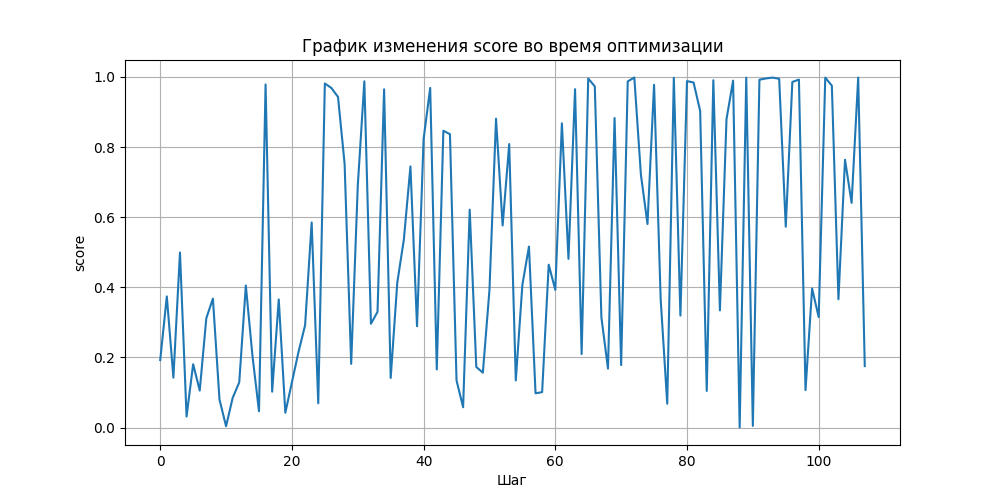
#> input picture logs/CVPR2024-FAS config_1/cutout/scores_plot.png, 1000 x 500 px, found by its file name
$ jupyter execute combine_score_plots.ipynb
#> lines starting #> are read from the running program, lines starting #| are printed output that depends on the picture
[cell 1]
from pathlib import Path
from tqdm import tqdm

import os, re, math
from PIL import Image, ImageDraw, ImageFont
import matplotlib.pyplot as plt
import numpy as np

import matplotlib.pyplot as plt
import os
import matplotlib.image as mpimg

[cell 2]
model_name = 'CVPR2024-FAS'  # MVP-FAS | DMFC-FAS | CVPR2024-FAS

path_model = Path(model_name)
path_res = path_model / 'combined_scores_plot.png'

path_model

[cell 3]
list_domain = ['cutout', 'figure', 'mannequin', 'mask', 'print', 'screen']
list_domain_rus = ['вырезка', 'фигура', 'манекен', 'маска', 'распечатка', 'экран']

fig, axes = plt.subplots(3, 2, figsize=(17, 17))
fig.suptitle(f"Оптимизация по каждому домену атак модели {model_name}")

i = 0
for ax, domain_name in zip(axes.flat, list_domain):
    path = path_model / domain_name / 'scores_plot.png'
    img = mpimg.imread(path)
#> img is the input picture: shape (500, 1000, 4) float32; mean R, G, B, A 0.934, 0.954, 0.968, 1

    ax.imshow(img)
    ax.set_title(f'Тип атаки `{list_domain_rus[i]}`')
    ax.axis('off')
    i += 1

plt.tight_layout()
plt.savefig(path_model / 'combined_scores_plot.png', dpi=300, bbox_inches='tight')
plt.show()

[cell 4]
from PIL import Image
import os

# Настройки
# path_model = Path('CVPR2024-FAS')
# list_domain = ['cutout', 'figure', 'mannequin', 'mask', 'print', 'screen']
# list_domain_rus = ['вырезка', 'фигура', 'манекен', 'маска', 'распечатка', 'экран']

path_model = Path('MVP-FAS similarity')
list_domain = ['figure similarity w=0,5', 'figure similarity w=0,3', 'figure similarity w=0,1']
list_domain_rus = ['фигура w=0,5', 'фигура w=0,3', 'фигура w=0,1']

rows, cols = 2, 2
gap = 5  # Расстояние между графиками (px)
margin = 5  # Поля вокруг всего изображения (px)
title_height = 20  # Высота места под заголовок

# 1. Загружаем все изображения и находим максимальный размер
images = []
i = 0
for domain in list_domain:
    path = path_model / domain / 'scores_plot.png'
    img = Image.open(path)
#> img: PIL image 1000x500 RGBA
    images.append((f'Тип атаки `{list_domain_rus[i]}`', img))
    i += 1

# Берем размер первого изображения как эталон (или можно найти max)
base_w, base_h = images[0][1].size
#> base_w = 1000; base_h = 500
# Если картинки разного размера, раскомментируйте строки ниже, чтобы подогнать все под максимум:
# base_w = max(img.size[0] for _, img in images)
# base_h = max(img.size[1] for _, img in images)

# 2. Вычисляем размеры итогового холста
total_w = cols * base_w + (cols - 1) * gap + 2 * margin
#> total_w = 2015
total_h = rows * (base_h + title_height) + (rows - 1) * gap + 2 * margin
#> total_h = 1055

# Создаем белый фон
result = Image.new('RGB', (total_w, total_h), 'white')
#> result: PIL image 2015x1055 RGB; every value is 255

# 3. Вставляем изображения и подписи
for i, (fname, img) in enumerate(images):
    row = i // cols
    col = i % cols

    # Координаты верхнего левого угла картинки
    x = margin + col * (base_w + gap)
    y = margin + row * (base_h + title_height + gap) + title_height

    # Если картинка меньше эталона, центрируем её (опционально)
    if img.size != (base_w, base_h):
        img = img.resize((base_w, base_h), Image.Resampling.LANCZOS)

    result.paste(img, (x, y))

    # Добавляем текст заголовка (требуется шрифт, используем стандартный если нет ttf)
    from PIL import ImageDraw, ImageFont
    draw = ImageDraw.Draw(result)
    try:
        # Попытка загрузить красивый шрифт (размер 20)
        font = ImageFont.truetype("arial.ttf", 25)
    except IOError:
        font = ImageFont.load_default()

    text_x = x + (base_w - draw.textlength(fname, font=font)) / 2
    text_y = margin + row * (base_h + title_height + gap)

    draw.text((text_x, text_y), fname, fill='black', font=font)
#> this loop made 3 passes
#> (fname, row, col, x, y, text_x, text_y) on passes 2 to 3: ('Тип атаки `фигура w=0,3`', 0, 1, 1010, 25, 1334.4, 5), ('Тип атаки `фигура w=0,1`', 1, 0, 5, 550, 329.4, 530)
#> (row, col, x, y, text_x, text_y) on pass 1: (0, 0, 5, 25, 329.4, 5)
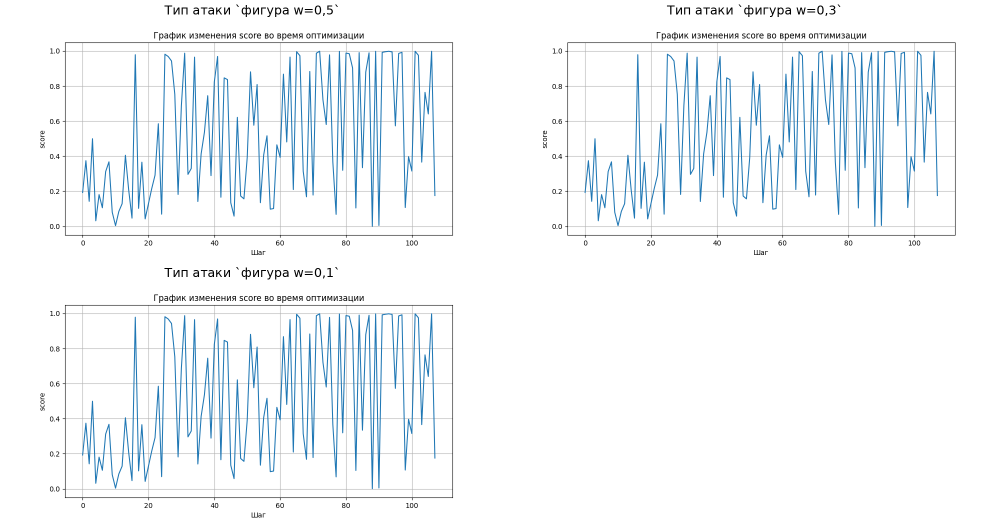
#> result: PIL image 2015x1055 RGB (shown at 1/2 size); mean R, G, B 242.6, 246.2, 248.7

# Сохраняем
result.save(path_model / 'combined_scores_plot.png')
print("Готово")
